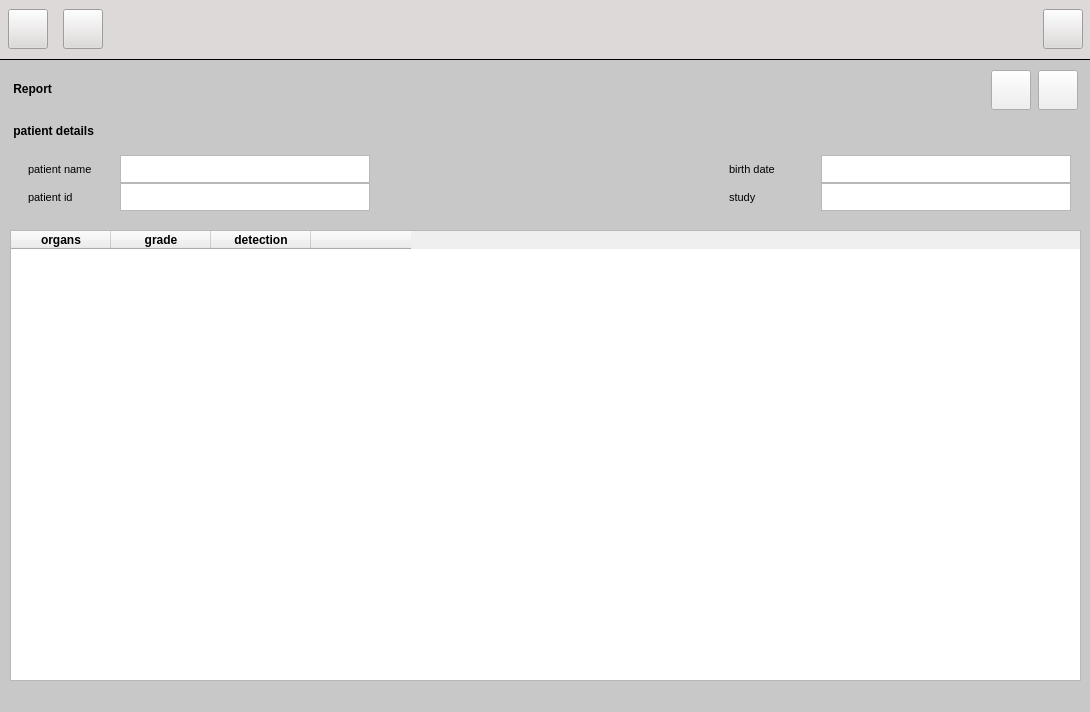
<?xml version="1.0" encoding="UTF-8"?>
<ui version="4.0">
 <class>MainWindow</class>
 <widget class="QMainWindow" name="MainWindow">
  <property name="geometry">
   <rect>
    <x>0</x>
    <y>0</y>
    <width>1090</width>
    <height>712</height>
   </rect>
  </property>
  <property name="windowTitle">
   <string>MainWindow</string>
  </property>
  <property name="styleSheet">
   <string notr="true">#MainWindow{ 
        background-color: #C9C8C8}
    </string>
  </property>
  <widget class="QWidget" name="centralwidget">
   <widget class="QWidget" name="horizontalWidget" native="true">
    <property name="geometry">
     <rect>
      <x>0</x>
      <y>-1</y>
      <width>1091</width>
      <height>61</height>
     </rect>
    </property>
    <property name="styleSheet">
     <string notr="true">border-bottom: 1px solid black; 
background-color:#DED9D9</string>
    </property>
    <layout class="QHBoxLayout" name="horizontalLayout" stretch="0,1,1,12,1,0">
     <property name="spacing">
      <number>15</number>
     </property>
     <property name="sizeConstraint">
      <enum>QLayout::SetDefaultConstraint</enum>
     </property>
     <item>
      <spacer name="horizontalSpacer_2">
       <property name="orientation">
        <enum>Qt::Horizontal</enum>
       </property>
       <property name="sizeHint" stdset="0">
        <size>
         <width>8</width>
         <height>20</height>
        </size>
       </property>
      </spacer>
     </item>
     <item>
      <widget class="QPushButton" name="home_button">
       <property name="maximumSize">
        <size>
         <width>40</width>
         <height>40</height>
        </size>
       </property>
       <property name="text">
        <string/>
       </property>
      </widget>
     </item>
     <item>
      <widget class="QPushButton" name="history_button">
       <property name="maximumSize">
        <size>
         <width>40</width>
         <height>40</height>
        </size>
       </property>
       <property name="text">
        <string/>
       </property>
      </widget>
     </item>
     <item>
      <spacer name="horizontalSpacer">
       <property name="orientation">
        <enum>Qt::Horizontal</enum>
       </property>
       <property name="sizeHint" stdset="0">
        <size>
         <width>40</width>
         <height>20</height>
        </size>
       </property>
      </spacer>
     </item>
     <item>
      <widget class="QPushButton" name="exit_button">
       <property name="maximumSize">
        <size>
         <width>40</width>
         <height>40</height>
        </size>
       </property>
       <property name="text">
        <string/>
       </property>
      </widget>
     </item>
     <item>
      <spacer name="horizontalSpacer_3">
       <property name="orientation">
        <enum>Qt::Horizontal</enum>
       </property>
       <property name="sizeHint" stdset="0">
        <size>
         <width>8</width>
         <height>20</height>
        </size>
       </property>
      </spacer>
     </item>
    </layout>
   </widget>
   <widget class="QWidget" name="verticalLayoutWidget">
    <property name="geometry">
     <rect>
      <x>10</x>
      <y>70</y>
      <width>1071</width>
      <height>141</height>
     </rect>
    </property>
    <layout class="QVBoxLayout" name="verticalLayout">
     <item>
      <widget class="QLabel" name="label_10">
       <property name="maximumSize">
        <size>
         <width>16777215</width>
         <height>40</height>
        </size>
       </property>
       <property name="styleSheet">
        <string notr="true">font-size:9pt;
 font-weight:500;</string>
       </property>
       <property name="text">
        <string> Report</string>
       </property>
      </widget>
     </item>
     <item>
      <widget class="QLabel" name="label_4">
       <property name="maximumSize">
        <size>
         <width>160</width>
         <height>40</height>
        </size>
       </property>
       <property name="styleSheet">
        <string notr="true">font-size:9pt;
 font-weight:500;</string>
       </property>
       <property name="text">
        <string> patient details</string>
       </property>
       <property name="margin">
        <number>5</number>
       </property>
      </widget>
     </item>
     <item>
      <layout class="QHBoxLayout" name="horizontalLayout_3" stretch="3,2,3">
       <item>
        <layout class="QGridLayout" name="gridLayout">
         <property name="sizeConstraint">
          <enum>QLayout::SetMinimumSize</enum>
         </property>
         <property name="leftMargin">
          <number>10</number>
         </property>
         <property name="spacing">
          <number>0</number>
         </property>
         <item row="0" column="0">
          <widget class="QLabel" name="label_5">
           <property name="maximumSize">
            <size>
             <width>16777215</width>
             <height>28</height>
            </size>
           </property>
           <property name="styleSheet">
            <string notr="true"> margin: 5px; 
 font-size:8pt;
</string>
           </property>
           <property name="text">
            <string>patient name</string>
           </property>
          </widget>
         </item>
         <item row="0" column="1">
          <widget class="QTextEdit" name="textEdit">
           <property name="maximumSize">
            <size>
             <width>250</width>
             <height>28</height>
            </size>
           </property>
          </widget>
         </item>
         <item row="1" column="0">
          <widget class="QLabel" name="label_6">
           <property name="maximumSize">
            <size>
             <width>100</width>
             <height>32</height>
            </size>
           </property>
           <property name="styleSheet">
            <string notr="true"> margin: 5px; 
font-size:8pt;
</string>
           </property>
           <property name="text">
            <string>patient id</string>
           </property>
          </widget>
         </item>
         <item row="1" column="1">
          <widget class="QTextEdit" name="textEdit_2">
           <property name="maximumSize">
            <size>
             <width>250</width>
             <height>28</height>
            </size>
           </property>
          </widget>
         </item>
        </layout>
       </item>
       <item>
        <spacer name="horizontalSpacer_4">
         <property name="orientation">
          <enum>Qt::Horizontal</enum>
         </property>
         <property name="sizeHint" stdset="0">
          <size>
           <width>40</width>
           <height>20</height>
          </size>
         </property>
        </spacer>
       </item>
       <item>
        <layout class="QGridLayout" name="gridLayout_2">
         <property name="sizeConstraint">
          <enum>QLayout::SetMinimumSize</enum>
         </property>
         <property name="rightMargin">
          <number>10</number>
         </property>
         <property name="spacing">
          <number>0</number>
         </property>
         <item row="0" column="0">
          <widget class="QLabel" name="label_7">
           <property name="maximumSize">
            <size>
             <width>16777215</width>
             <height>28</height>
            </size>
           </property>
           <property name="styleSheet">
            <string notr="true"> margin: 5px; 
font-size:8pt;</string>
           </property>
           <property name="text">
            <string>birth date</string>
           </property>
           <property name="margin">
            <number>0</number>
           </property>
          </widget>
         </item>
         <item row="0" column="1">
          <widget class="QTextEdit" name="textEdit_3">
           <property name="maximumSize">
            <size>
             <width>250</width>
             <height>28</height>
            </size>
           </property>
          </widget>
         </item>
         <item row="1" column="0">
          <widget class="QLabel" name="label_8">
           <property name="maximumSize">
            <size>
             <width>100</width>
             <height>32</height>
            </size>
           </property>
           <property name="styleSheet">
            <string notr="true"> margin: 5px; 
 font-size:8pt;</string>
           </property>
           <property name="text">
            <string>study</string>
           </property>
          </widget>
         </item>
         <item row="1" column="1">
          <widget class="QTextEdit" name="textEdit_4">
           <property name="maximumSize">
            <size>
             <width>250</width>
             <height>28</height>
            </size>
           </property>
          </widget>
         </item>
        </layout>
       </item>
      </layout>
     </item>
    </layout>
   </widget>
   <widget class="QWidget" name="horizontalLayoutWidget_2">
    <property name="geometry">
     <rect>
      <x>990</x>
      <y>70</y>
      <width>91</width>
      <height>41</height>
     </rect>
    </property>
    <layout class="QHBoxLayout" name="horizontalLayout_4">
     <item>
      <widget class="QPushButton" name="save_button">
       <property name="maximumSize">
        <size>
         <width>40</width>
         <height>40</height>
        </size>
       </property>
       <property name="text">
        <string/>
       </property>
      </widget>
     </item>
     <item>
      <widget class="QPushButton" name="ok_button">
       <property name="maximumSize">
        <size>
         <width>40</width>
         <height>40</height>
        </size>
       </property>
       <property name="text">
        <string/>
       </property>
      </widget>
     </item>
    </layout>
   </widget>
   <widget class="QTableWidget" name="table">
    <property name="geometry">
     <rect>
      <x>10</x>
      <y>230</y>
      <width>1071</width>
      <height>451</height>
     </rect>
    </property>
    <property name="styleSheet">
     <string notr="true">font-size:9pt;
font-weight:500;
text-align:center;

</string>
    </property>
    <column>
     <property name="text">
      <string>organs</string>
     </property>
    </column>
    <column>
     <property name="text">
      <string>grade</string>
     </property>
    </column>
    <column>
     <property name="text">
      <string>detection</string>
     </property>
    </column>
    <column>
     <property name="text">
      <string/>
     </property>
    </column>
   </widget>
  </widget>
  <widget class="QMenuBar" name="menubar">
   <property name="geometry">
    <rect>
     <x>0</x>
     <y>0</y>
     <width>1090</width>
     <height>26</height>
    </rect>
   </property>
  </widget>
 </widget>
 <resources/>
 <connections/>
</ui>
